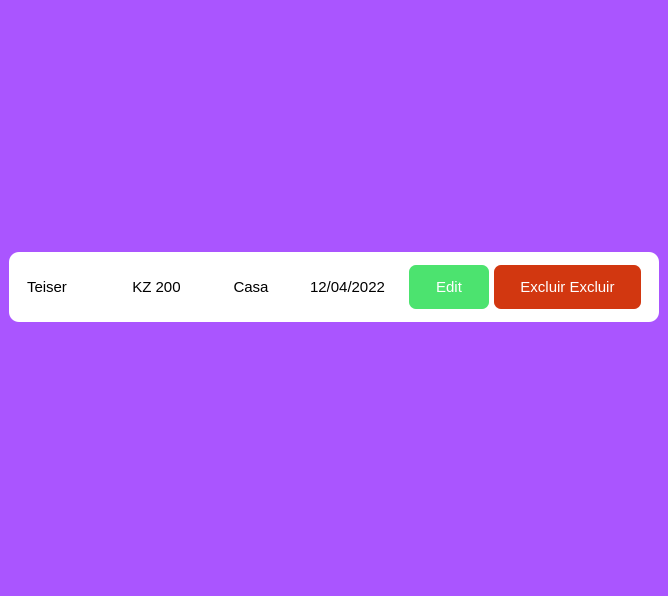
<?xml version="1.0" encoding="UTF-8"?>
<ui version="4.0">
 <class>MainWindow</class>
 <widget class="QMainWindow" name="MainWindow">
  <property name="geometry">
   <rect>
    <x>0</x>
    <y>0</y>
    <width>668</width>
    <height>596</height>
   </rect>
  </property>
  <property name="windowTitle">
   <string>MainWindow</string>
  </property>
  <property name="styleSheet">
   <string notr="true">background-color: rgb(170, 85, 255);</string>
  </property>
  <widget class="QWidget" name="centralwidget">
   <layout class="QVBoxLayout" name="verticalLayout">
    <item>
     <widget class="QFrame" name="frame">
      <property name="maximumSize">
       <size>
        <width>16777215</width>
        <height>70</height>
       </size>
      </property>
      <property name="styleSheet">
       <string notr="true">QFrame{
background-color: rgb(255, 255, 255);
border-radius:10px;}</string>
      </property>
      <property name="frameShape">
       <enum>QFrame::StyledPanel</enum>
      </property>
      <property name="frameShadow">
       <enum>QFrame::Raised</enum>
      </property>
      <layout class="QHBoxLayout" name="horizontalLayout">
       <item>
        <widget class="QFrame" name="frame_5">
         <property name="styleSheet">
          <string notr="true"/>
         </property>
         <property name="frameShape">
          <enum>QFrame::StyledPanel</enum>
         </property>
         <property name="frameShadow">
          <enum>QFrame::Raised</enum>
         </property>
         <layout class="QHBoxLayout" name="horizontalLayout_3">
          <item>
           <widget class="QLabel" name="label_3">
            <property name="font">
             <font>
              <pointsize>11</pointsize>
             </font>
            </property>
            <property name="text">
             <string>Teiser</string>
            </property>
           </widget>
          </item>
         </layout>
        </widget>
       </item>
       <item>
        <widget class="QFrame" name="frame_4">
         <property name="styleSheet">
          <string notr="true"/>
         </property>
         <property name="frameShape">
          <enum>QFrame::StyledPanel</enum>
         </property>
         <property name="frameShadow">
          <enum>QFrame::Raised</enum>
         </property>
         <layout class="QHBoxLayout" name="horizontalLayout_4">
          <item>
           <widget class="QLabel" name="label_2">
            <property name="font">
             <font>
              <pointsize>11</pointsize>
             </font>
            </property>
            <property name="text">
             <string>KZ 200</string>
            </property>
            <property name="alignment">
             <set>Qt::AlignCenter</set>
            </property>
           </widget>
          </item>
         </layout>
        </widget>
       </item>
       <item>
        <widget class="QFrame" name="frame_3">
         <property name="styleSheet">
          <string notr="true"/>
         </property>
         <property name="frameShape">
          <enum>QFrame::StyledPanel</enum>
         </property>
         <property name="frameShadow">
          <enum>QFrame::Raised</enum>
         </property>
         <layout class="QHBoxLayout" name="horizontalLayout_5">
          <item>
           <widget class="QLabel" name="label">
            <property name="font">
             <font>
              <pointsize>11</pointsize>
             </font>
            </property>
            <property name="text">
             <string>Casa</string>
            </property>
            <property name="alignment">
             <set>Qt::AlignCenter</set>
            </property>
           </widget>
          </item>
         </layout>
        </widget>
       </item>
       <item>
        <widget class="QFrame" name="frame_6">
         <property name="styleSheet">
          <string notr="true"/>
         </property>
         <property name="frameShape">
          <enum>QFrame::StyledPanel</enum>
         </property>
         <property name="frameShadow">
          <enum>QFrame::Raised</enum>
         </property>
         <layout class="QHBoxLayout" name="horizontalLayout_7">
          <item>
           <widget class="QLabel" name="label_5">
            <property name="font">
             <font>
              <pointsize>11</pointsize>
             </font>
            </property>
            <property name="text">
             <string>12/04/2022</string>
            </property>
            <property name="alignment">
             <set>Qt::AlignCenter</set>
            </property>
           </widget>
          </item>
         </layout>
        </widget>
       </item>
       <item>
        <widget class="QFrame" name="frame_2">
         <property name="minimumSize">
          <size>
           <width>250</width>
           <height>0</height>
          </size>
         </property>
         <property name="styleSheet">
          <string notr="true"/>
         </property>
         <property name="frameShape">
          <enum>QFrame::StyledPanel</enum>
         </property>
         <property name="frameShadow">
          <enum>QFrame::Raised</enum>
         </property>
         <layout class="QHBoxLayout" name="horizontalLayout_2">
          <property name="spacing">
           <number>5</number>
          </property>
          <property name="leftMargin">
           <number>9</number>
          </property>
          <property name="topMargin">
           <number>0</number>
          </property>
          <property name="rightMargin">
           <number>9</number>
          </property>
          <property name="bottomMargin">
           <number>0</number>
          </property>
          <item>
           <widget class="QPushButton" name="pushButton_3">
            <property name="minimumSize">
             <size>
              <width>8</width>
              <height>44</height>
             </size>
            </property>
            <property name="maximumSize">
             <size>
              <width>80</width>
              <height>16777215</height>
             </size>
            </property>
            <property name="font">
             <font>
              <pointsize>11</pointsize>
             </font>
            </property>
            <property name="styleSheet">
             <string notr="true">QPushButton{
background-color: rgb(76, 227, 111);
border-radius: 7px;
color:rgb(255, 255, 255)
}

QPushButton:hover{
background-color: rgb(70, 210, 100);
border-radius: 7px;
color:rgb(255, 255, 255);
}

QPushButton:pressed{
background-color: rgb(76, 227, 111);
border-radius: 7px;
color:rgb(255, 255, 255)
}</string>
            </property>
            <property name="text">
             <string>Edit</string>
            </property>
           </widget>
          </item>
          <item>
           <widget class="QPushButton" name="pushButton_2">
            <property name="minimumSize">
             <size>
              <width>0</width>
              <height>44</height>
             </size>
            </property>
            <property name="font">
             <font>
              <pointsize>11</pointsize>
             </font>
            </property>
            <property name="styleSheet">
             <string notr="true">QPushButton{
background-color: rgb(210, 55, 16);
border-radius: 7px;
color:rgb(255, 255, 255)
}

QPushButton:hover{
background-color: rgb(200, 52, 15);
border-radius: 7px;
color:rgb(255, 255, 255)
}

QPushButton:pressed{
background-color: rgb(210, 55, 16);
border-radius: 7px;
color:rgb(255, 255, 255)
}</string>
            </property>
            <property name="text">
             <string>Excluir Excluir</string>
            </property>
           </widget>
          </item>
         </layout>
        </widget>
       </item>
      </layout>
     </widget>
    </item>
   </layout>
  </widget>
  <widget class="QMenuBar" name="menubar">
   <property name="geometry">
    <rect>
     <x>0</x>
     <y>0</y>
     <width>668</width>
     <height>22</height>
    </rect>
   </property>
  </widget>
  <widget class="QStatusBar" name="statusbar"/>
 </widget>
 <resources/>
 <connections/>
</ui>
